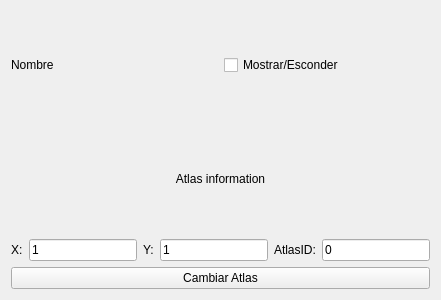
<?xml version="1.0" encoding="UTF-8"?>
<ui version="4.0">
 <class>OverlayContainerItem</class>
 <widget class="QWidget" name="OverlayContainerItem">
  <property name="geometry">
   <rect>
    <x>0</x>
    <y>0</y>
    <width>400</width>
    <height>300</height>
   </rect>
  </property>
  <property name="sizePolicy">
   <sizepolicy hsizetype="Minimum" vsizetype="Preferred">
    <horstretch>0</horstretch>
    <verstretch>0</verstretch>
   </sizepolicy>
  </property>
  <property name="windowTitle">
   <string>OverlayContainerItem</string>
  </property>
  <layout class="QVBoxLayout" name="verticalLayout">
   <item>
    <layout class="QHBoxLayout" name="horizontalLayout_3">
     <property name="sizeConstraint">
      <enum>QLayout::SetMinimumSize</enum>
     </property>
     <item>
      <widget class="QLabel" name="nameLabel">
       <property name="sizePolicy">
        <sizepolicy hsizetype="Minimum" vsizetype="Minimum">
         <horstretch>0</horstretch>
         <verstretch>0</verstretch>
        </sizepolicy>
       </property>
       <property name="text">
        <string>Nombre</string>
       </property>
      </widget>
     </item>
     <item>
      <widget class="QCheckBox" name="checkBox">
       <property name="sizePolicy">
        <sizepolicy hsizetype="Minimum" vsizetype="Minimum">
         <horstretch>0</horstretch>
         <verstretch>0</verstretch>
        </sizepolicy>
       </property>
       <property name="text">
        <string>Mostrar/Esconder</string>
       </property>
      </widget>
     </item>
    </layout>
   </item>
   <item>
    <widget class="QLabel" name="label_4">
     <property name="sizePolicy">
      <sizepolicy hsizetype="Minimum" vsizetype="Minimum">
       <horstretch>0</horstretch>
       <verstretch>0</verstretch>
      </sizepolicy>
     </property>
     <property name="toolTip">
      <string>&lt;html&gt;&lt;head/&gt;&lt;body&gt;&lt;p&gt;Estableciendo la informacion de abajo se puede configurar el atlas information para modificar las coordenadas uv de las texturas del OverlayContainer.&lt;/p&gt;&lt;/body&gt;&lt;/html&gt;</string>
     </property>
     <property name="accessibleDescription">
      <string/>
     </property>
     <property name="text">
      <string>Atlas information</string>
     </property>
     <property name="alignment">
      <set>Qt::AlignCenter</set>
     </property>
    </widget>
   </item>
   <item>
    <layout class="QHBoxLayout" name="horizontalLayout">
     <property name="sizeConstraint">
      <enum>QLayout::SetMinimumSize</enum>
     </property>
     <item>
      <widget class="QLabel" name="label">
       <property name="sizePolicy">
        <sizepolicy hsizetype="Minimum" vsizetype="Preferred">
         <horstretch>0</horstretch>
         <verstretch>0</verstretch>
        </sizepolicy>
       </property>
       <property name="text">
        <string>X:</string>
       </property>
      </widget>
     </item>
     <item>
      <widget class="QLineEdit" name="sepXLineEdit">
       <property name="sizePolicy">
        <sizepolicy hsizetype="Minimum" vsizetype="Fixed">
         <horstretch>0</horstretch>
         <verstretch>0</verstretch>
        </sizepolicy>
       </property>
       <property name="text">
        <string>1</string>
       </property>
      </widget>
     </item>
     <item>
      <widget class="QLabel" name="label_2">
       <property name="sizePolicy">
        <sizepolicy hsizetype="Minimum" vsizetype="Preferred">
         <horstretch>0</horstretch>
         <verstretch>0</verstretch>
        </sizepolicy>
       </property>
       <property name="text">
        <string>Y:</string>
       </property>
      </widget>
     </item>
     <item>
      <widget class="QLineEdit" name="sepYLineEdit">
       <property name="sizePolicy">
        <sizepolicy hsizetype="Minimum" vsizetype="Fixed">
         <horstretch>0</horstretch>
         <verstretch>0</verstretch>
        </sizepolicy>
       </property>
       <property name="text">
        <string>1</string>
       </property>
      </widget>
     </item>
     <item>
      <widget class="QLabel" name="label_3">
       <property name="sizePolicy">
        <sizepolicy hsizetype="Minimum" vsizetype="Preferred">
         <horstretch>0</horstretch>
         <verstretch>0</verstretch>
        </sizepolicy>
       </property>
       <property name="text">
        <string>AtlasID:</string>
       </property>
      </widget>
     </item>
     <item>
      <widget class="QLineEdit" name="atlasIDLineEdit">
       <property name="sizePolicy">
        <sizepolicy hsizetype="Minimum" vsizetype="Fixed">
         <horstretch>0</horstretch>
         <verstretch>0</verstretch>
        </sizepolicy>
       </property>
       <property name="text">
        <string>0</string>
       </property>
      </widget>
     </item>
    </layout>
   </item>
   <item>
    <layout class="QHBoxLayout" name="horizontalLayout_2">
     <property name="sizeConstraint">
      <enum>QLayout::SetMinimumSize</enum>
     </property>
     <item>
      <widget class="QPushButton" name="changeAtlasBtn">
       <property name="text">
        <string>Cambiar Atlas</string>
       </property>
      </widget>
     </item>
    </layout>
   </item>
  </layout>
 </widget>
 <resources/>
 <connections/>
</ui>
